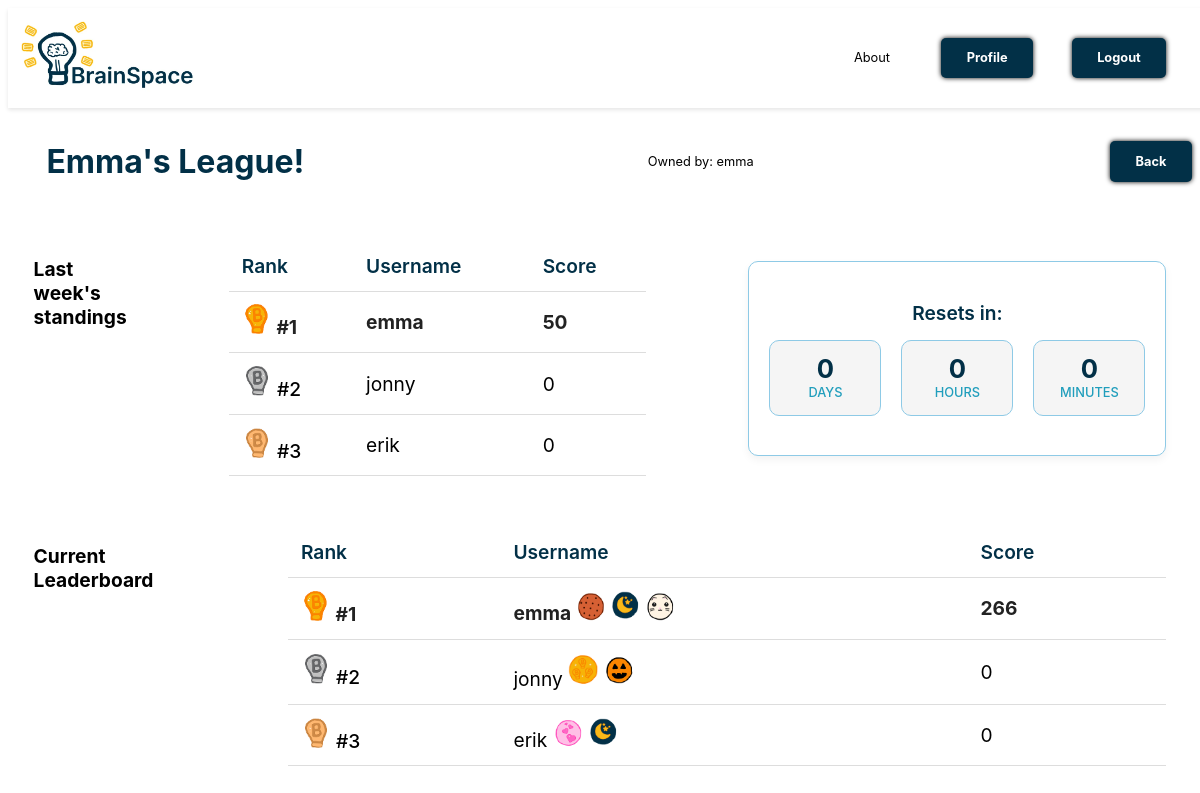
Page /league/2/ (signed in) on the committed database.
### cards/models.py (models this page shows, shortened)
class League(models.Model):
    name = models.CharField(max_length=255)
    owner = models.ForeignKey(Profile, on_delete=models.CASCADE, related_name='owned_leagues')
    last_rewarded = models.DateTimeField(default=timezone.now())
    previous_top_users = models.TextField(null=True, blank=True)

class Profile(models.Model):
    user = models.OneToOneField(User, on_delete=models.CASCADE, related_name='profile')
    points = models.IntegerField(default=0)
    brainbucks = models.IntegerField(default=0)
    friends = models.ManyToManyField('self', through='Friendship', symmetrical=False, related_name='friend_list')
    is_verified = models.BooleanField(default=False)
    verification_token = models.CharField(max_length=255, blank=True, null=True)

class LeagueUser(models.Model):
    league = models.ForeignKey(League, on_delete=models.CASCADE, related_name='league_users')
    user = models.ForeignKey(Profile, on_delete=models.CASCADE, related_name='league_users')
    score = models.IntegerField(default=0)

class UserBadge(models.Model):
    user = models.ForeignKey(Profile, on_delete=models.CASCADE, related_name='user_badges')
    badge = models.ForeignKey(Badge, on_delete=models.CASCADE, related_name='user_badges')
    displayed = models.BooleanField(default=False)

class Badge(models.Model):
    name = models.CharField(max_length=255)
    price = models.IntegerField()
    description = models.TextField()
    image = models.ImageField(upload_to='badges/', null=True, blank=True)

### cards/views.py (the view)
    def wrapper(request, *args, **kwargs):
        if not request.user.profile.is_verified:
            return redirect('verify_email_prompt')
        return view_func(request, *args, **kwargs)

### cards/views.py (called while the page is built)
def email_verified_required(view_func):
    def wrapper(request, *args, **kwargs):
        if not request.user.profile.is_verified:
            return redirect('verify_email_prompt')
        return view_func(request, *args, **kwargs)
    return wrapper

@login_required
@email_verified_required
def league(request, league_id):
    league = get_object_or_404(League, id=league_id)
    reset_time = max(league.last_rewarded + timedelta(weeks=1) - now(), timedelta(0))
    days = reset_time.days
    hours, remainder = divmod(reset_time.seconds, 3600)
    minutes, _ = divmod(remainder, 60)
    previous_top_users = json.loads(league.previous_top_users) if league.previous_top_users else []
    return render(request, 'cards/league.html', {
        'league': league,
        'days': days,
        'hours': hours,
        'minutes': minutes,
        'previous_top_users': previous_top_users,
    })

### cards/templates/cards/league.html (shortened to what this page needs)
{% extends 'cards/header.html' %}
{% block content %}
{% load static %}
<div class="flashcard-nav-header">
    <h1 class="league-title">{{ league.name }}</h1>
    <p class="league-owner">Owned by: {{ league.owner.user.username }}</p>
    <a href="{% url 'profile' %}" class="loginbtn">Back</a>
</div>
<div class="dashboard">
    {% if previous_top_users %}
    <h2>Last week's standings</h2>
    <table class="league-table">
        <thead>
            <tr>
                <th>Rank</th>
                <th>Username</th>
                <th>Score</th>
            </tr>
        </thead>
        <tbody>
            {% for user in previous_top_users %}
            <tr>
                <td>{% if forloop.counter == 1 %}
                    <img src="{% static 'images/gold.png' %}" alt="Gold" width="30">
                    {% elif forloop.counter == 2 %}
                    <img src="{% static 'images/silver.png' %}" alt="Silver" width="30">
                    {% elif forloop.counter == 3 %}
                    <img src="{% static 'images/bronze.png' %}" alt="Bronze" width="30">
                    {% endif %} #{{ forloop.counter }}
                </td>
                <td>{{ user.username }}</td>
                <td>{{ user.score }}</td>
            </tr>
            {% endfor %}
        </tbody>
    </table>
    {% endif %}
    <div class="countdown-box">
        <h3>Resets in:</h3>
        <div class="countdown-timer">
            <div class="countdown-item">
                <span class="countdown-value">{{ days }}</span>
                <span class="countdown-label">Days</span>
            </div>
            <div class="countdown-item">
                <span class="countdown-value">{{ hours }}</span>
                <span class="countdown-label">Hours</span>
            </div>
            <div class="countdown-item">
                <span class="countdown-value">{{ minutes }}</span>
                <span class="countdown-label">Minutes</span>
            </div>
        </div>
    </div>
</div>
<div class="dashboard">
    <h2>Current Leaderboard</h2>
    <table class="league-table">
        <thead>
            <tr>
                <th>Rank</th>
                <th>Username</th>
                <th>Score</th>
            </tr>
        </thead>
        <tbody>
            {% for member in league.league_users.all|dictsortreversed:"score" %}
            <tr>
                <td>{% if forloop.counter == 1 %}
                    <img src="{% static 'images/gold.png' %}" alt="Gold" width="30">
                    {% elif forloop.counter == 2 %}
                    <img src="{% static 'images/silver.png' %}" alt="Silver" width="30">
                    {% elif forloop.counter == 3 %}
                    <img src="{% static 'images/bronze.png' %}" alt="Bronze" width="30">
                    {% endif %} #{{ forloop.counter }}
                </td>
                <td>{{ member.user.user.username }}
                    {% for badge in member.user.user_badges.all %}
                        {% if badge.displayed %}
                            <img src="{% static badge.badge.image %}" alt="{{ badge.badge.name }}" width="30">
                        {% endif %}
                    {% endfor %}
                </td>
                <td>{{ member.score }}</td>
            </tr>
            {% empty %}
            <tr>
                <td colspan="3">No members yet.</td>
            </tr>
            {% endfor %}
        </tbody>
    </table>
</div>
{% endblock %}

### static/css/styles.css (style rules this page uses)
html { font-size: 80%; overflow-x: hidden; }
body { font-family: 'Inter', Arial, sans-serif; height: 100vh; display: flex; flex-wrap: wrap; justify-content: center; }
h1 { font-size: 2.5rem; margin-left: 2rem; color: #023047; }
.loginbtn { display: inline-block; margin: 1rem; padding: 1rem 2rem; background-color: #023047; color: #fff; font-weight: bold; text-decoration: none; border-radius: 5px; text-align: center; box-shadow: #000000 0px 0px 5px; }
.league-table { width: 100%; border-collapse: collapse; font-size: 1.5rem; }
.league-table th, .league-table td { padding: 1rem; text-align: left; border-bottom: 1px solid #ddd; }
.league-table th { font-weight: 600; color: #023047; }
.league-table td:first-child { font-weight: 500; }
.league-table tbody tr:first-child td { color: #222; font-weight: 700; }
.badge-shop .header, .flashcard-nav-header { width: 100%; display: flex; align-items: center; justify-content: space-between; padding: 1rem; }
.dashboard { display: flex; gap: 8rem; padding: 2rem; justify-content: center; }
.countdown-box { background-color: #FFFFFF; border: 1px solid #8ECAE6; border-radius: 10px; padding: 20px; text-align: center; margin: 20px 0; box-shadow: 0 4px 8px rgba(0, 0, 0, 0.05); }
.countdown-box h3 { font-size: 1.5rem; color: #023047; margin-bottom: 15px; font-weight: 600; }
.countdown-timer { display: flex; justify-content: center; gap: 20px; }
.countdown-item { background-color: #F5F5F5; border-radius: 10px; padding: 15px; min-width: 80px; border: 1px solid #8ECAE6; display: flex; flex-direction: column; align-items: center; justify-content: center; }
.countdown-value { font-size: 2rem; font-weight: bold; color: #023047; line-height: 1; margin-bottom: 5px; }
.countdown-label { font-size: 1rem; color: #219EBC; text-transform: uppercase; font-weight: 500; line-height: 1; }

### rows in the picture
League: name "Emma's League!", owner.user.username "emma"
LeagueUser: user.user.username "emma", score "266"
UserBadge: badge.image (picture)
UserBadge: badge.image (picture)
UserBadge: badge.image (picture)
LeagueUser: user.user.username "jonny", score "0"
UserBadge: badge.image (picture)
UserBadge: badge.image (picture)
LeagueUser: user.user.username "erik", score "0"
UserBadge: badge.image (picture)
UserBadge: badge.image (picture)

### other values in the picture
{{ user.username }} "emma"
{{ user.score }} "50"
{{ user.username }} "jonny"
{{ user.score }} "0"
{{ user.username }} "erik"
{{ hours }} "0"
{{ minutes }} "0"
